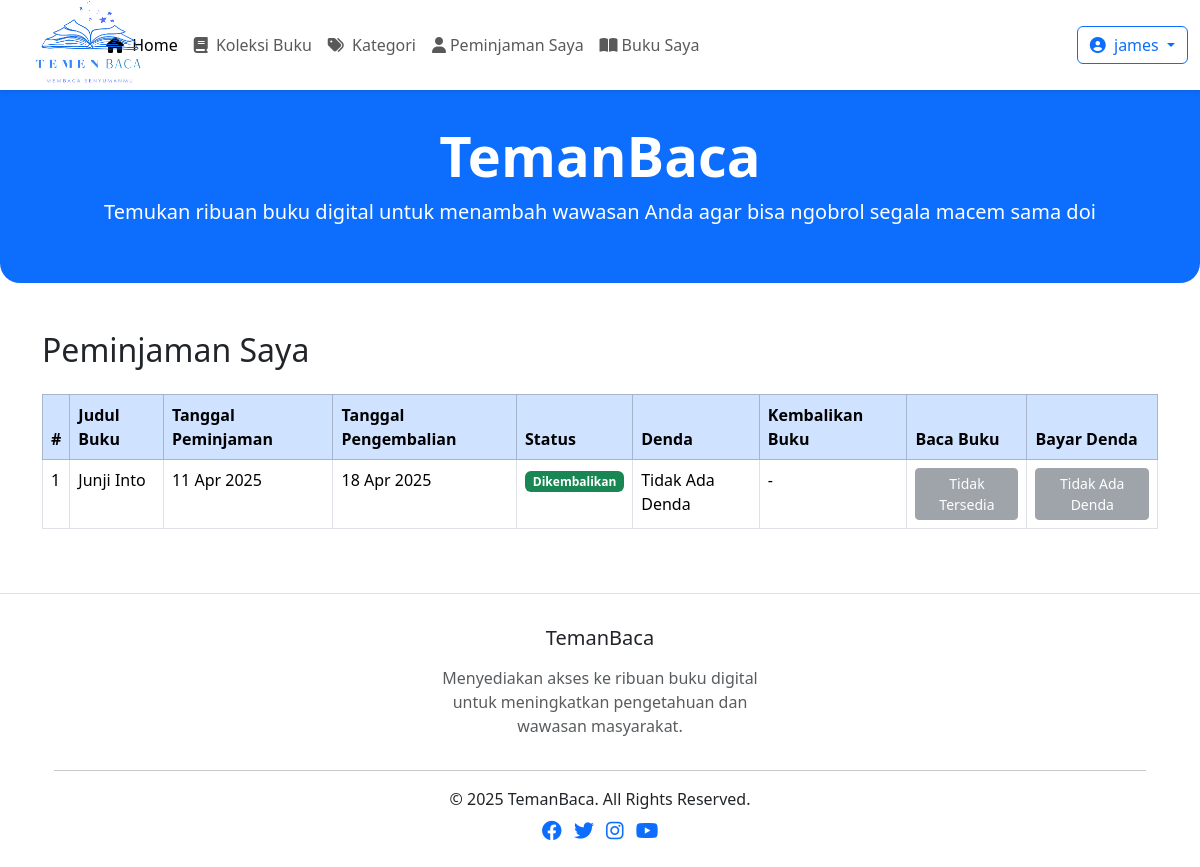
The page /index.php?page=riwayat_peminjaman (signed in) on the database its author committed.
### tables this page shows
CREATE TABLE `peminjaman` (
  `peminjamanId` int(11) NOT NULL,
  `userId` int(11) NOT NULL,
  `bukuId` int(11) NOT NULL,
  `tanggal_peminjaman` timestamp NOT NULL DEFAULT current_timestamp() ON UPDATE current_timestamp(),
  `tanggal_pengembalian` date NOT NULL,
  `tanggal_kembali` timestamp NULL DEFAULT NULL,
  `status_peminjaman` varchar(20) NOT NULL,
  `total_denda` int(11) NOT NULL,
  `status_pembayaran` varchar(20) DEFAULT NULL
);

CREATE TABLE `buku` (
  `bukuId` int(11) NOT NULL,
  `judul_buku` varchar(25) NOT NULL,
  `penulis` varchar(25) NOT NULL,
  `penerbit` varchar(25) NOT NULL,
  `gambar_buku` varchar(100) NOT NULL,
  `kategori_id` int(11) NOT NULL,
  `ebook` int(11) NOT NULL,
  `tahun_terbit` date NOT NULL
);

### modul/fungsi/Peminjaman.php (called while the page is built, shortened)
<?php
class Peminjaman {
    private $conn;
    public function __construct($db) {
        $this->conn = $db;
    }
    public function updateDenda() {
        $sql = "UPDATE peminjaman
                SET total_denda =
                    CASE
                        WHEN NOW() > tanggal_pengembalian THEN DATEDIFF(NOW(), tanggal_pengembalian) * 1000
                        ELSE 0
                    END
                WHERE status_peminjaman = 'Dipinjam'";
        $this->conn->prepare($sql)->execute();
    }
    public function dendaPinjaman($userId) {
        $this->updateDenda();
        $sql = "SELECT p.*, b.judul_buku, b.penulis
                FROM peminjaman p
                JOIN buku b ON p.bukuId = b.bukuId
                WHERE p.userId = ?";
        $stmt = $this->conn->prepare($sql);
        $stmt->execute([$userId]);
        return $stmt->fetchAll(PDO::FETCH_ASSOC);
    }
}
?>

### modul/halaman/riwayat_peminjaman.php (the view, shortened to what this page needs)
<?php
$book = new Peminjaman($conn);
$riwayat_peminjaman = $book->dendaPinjaman($userId);
?>
    <div class="container mt-5">
        <h2 class="mb-4">Peminjaman Saya</h2>
        <div class="table-responsive">
            <table class="table table-bordered">
                <thead class="table-primary">
                    <tr>
                        <th>#</th>
                        <th>Judul Buku</th>
                        <th>Tanggal Peminjaman</th>
                        <th>Tanggal Pengembalian</th>
                        <th>Status</th>
                        <th>Denda</th>
                        <th>Kembalikan Buku</th>
                        <th>Baca Buku</th>
                        <th>Bayar Denda</th>
                    </tr>
                </thead>
                <tbody>
                    <?php if (!empty($riwayat_peminjaman)): ?>
                        <?php foreach ($riwayat_peminjaman as $index => $row): ?>
                            <tr>
                                <td><?= $index + 1; ?></td>
                                <td><?= htmlspecialchars($row['judul_buku']); ?></td>
                                <td><?= date('d M Y', strtotime($row['tanggal_peminjaman'])); ?></td>
                                <td><?= date('d M Y', strtotime($row['tanggal_pengembalian'])); ?></td>
                                <td>
                                    <?php if ($row['status_peminjaman'] == 'Dikembalikan'): ?>
                                        <span class="badge bg-success">Dikembalikan</span>
                                    <?php else: ?>
                                        <span class="badge bg-warning">Dipinjam</span>
                                    <?php endif; ?>
                                </td>
                                <td><?php if ($row['status_pembayaran'] == 'Lunas'): ?>
                                        <s class="mx-1">Rp<?= number_format($row['total_denda'], 0, ',', '.'); ?></s>
                                        <span class="badge bg-success">Lunas</span>
                                    <?php elseif ($row['total_denda'] == 0): ?>
                                        Tidak Ada Denda
                                    <?php else: ?>
                                        Rp<?= number_format($row['total_denda'], 0, ',', '.'); ?>
                                        <span class="mx-1 badge bg-danger">Belum Lunas</span>
                                    <?php endif; ?>
                                </td>
                                <?php
                                if ($row['status_peminjaman'] == 'Dipinjam'): ?>
                                    <td>
                                        <a href="?page=riwayat_peminjaman&id=<?= $row['peminjamanId']; ?>" class="btn btn-danger btn-sm">Kembalikan</a>
                                    </td>
                                <?php else: ?>
                                    <td>-</td>
                                <?php endif;
                                ?>
                                <td>
                                    <?php
                                    if ($row['status_peminjaman'] == 'Dipinjam'): ?>
                                        <a href="modul/halaman/baca_buku.php?id=<?= $row['bukuId']; ?>" class="btn btn-primary btn-sm">Baca</a>
                                    <?php else: ?>
                                        <a href="#" class="btn btn-secondary btn-sm disabled">Tidak Tersedia</a>
                                    <?php endif; ?>
                                </td>
                                <td>
                                    <?php
                                    if ($row['total_denda'] > 0 && $row['status_pembayaran'] == 'Belum Lunas'): ?>
                                        <a href="?page=riwayat_peminjaman&Bayarperid=<?= $row['peminjamanId']; ?>"
                                            class="btn btn-warning btn-sm">Bayar Denda</a>
                                    <?php else: ?>
                                        <a href="#" class="btn btn-secondary btn-sm disabled">Tidak Ada Denda</a>
                                    <?php endif; ?>
                                </td>
                            </tr>
                        <?php endforeach; ?>
                    <?php else: ?>
                        <tr>
                            <td colspan="9" class="text-center">Tidak ada riwayat peminjaman</td>
                        </tr>
                    <?php endif; ?>
                </tbody>
            </table>
        </div>
    </div>

### rows shown on the page
peminjaman: bukuId.judul_buku "Junji Into", tanggal_peminjaman "11 Apr 2025", tanggal_pengembalian "18 Apr 2025", status_peminjaman "Dikembalikan", total_denda "Tidak Ada Denda"

### other values the page prints
$data['username'] "james"
